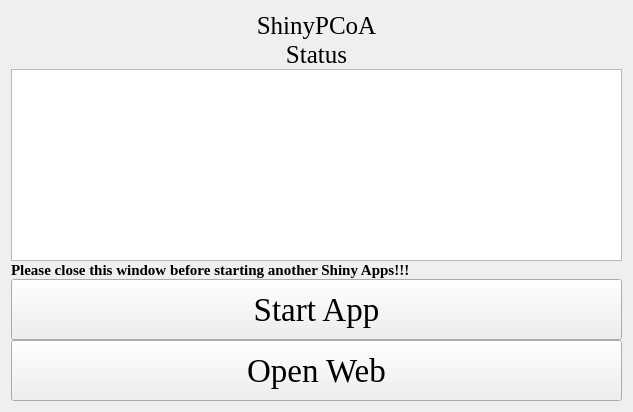
<?xml version="1.0" encoding="UTF-8"?>
<ui version="4.0">
 <class>Form</class>
 <widget class="QWidget" name="Form">
  <property name="geometry">
   <rect>
    <x>0</x>
    <y>0</y>
    <width>633</width>
    <height>412</height>
   </rect>
  </property>
  <property name="windowTitle">
   <string>Form</string>
  </property>
  <property name="styleSheet">
   <string notr="true">background-image: url(D:/tools/Pycharm/pyqt/logo/green_back.png);</string>
  </property>
  <layout class="QGridLayout" name="gridLayout_4">
   <property name="verticalSpacing">
    <number>0</number>
   </property>
   <item row="0" column="0">
    <layout class="QGridLayout" name="gridLayout_5">
     <property name="verticalSpacing">
      <number>0</number>
     </property>
     <item row="0" column="0" colspan="3">
      <widget class="QLabel" name="label">
       <property name="sizePolicy">
        <sizepolicy hsizetype="Preferred" vsizetype="Fixed">
         <horstretch>0</horstretch>
         <verstretch>0</verstretch>
        </sizepolicy>
       </property>
       <property name="font">
        <font>
         <family>Times New Roman</family>
         <pointsize>19</pointsize>
        </font>
       </property>
       <property name="text">
        <string>ShinyPCoA</string>
       </property>
       <property name="alignment">
        <set>Qt::AlignCenter</set>
       </property>
      </widget>
     </item>
     <item row="3" column="0" colspan="3">
      <widget class="QLabel" name="label_4">
       <property name="sizePolicy">
        <sizepolicy hsizetype="Preferred" vsizetype="Fixed">
         <horstretch>0</horstretch>
         <verstretch>0</verstretch>
        </sizepolicy>
       </property>
       <property name="font">
        <font>
         <family>Times New Roman</family>
         <pointsize>19</pointsize>
        </font>
       </property>
       <property name="text">
        <string>Status</string>
       </property>
       <property name="alignment">
        <set>Qt::AlignCenter</set>
       </property>
      </widget>
     </item>
     <item row="5" column="0" rowspan="2" colspan="3">
      <widget class="QTextBrowser" name="textBrowser">
       <property name="styleSheet">
        <string notr="true">background-image: url(D:/Documents/Desktop/white.png)</string>
       </property>
      </widget>
     </item>
     <item row="7" column="0" colspan="3">
      <widget class="QLabel" name="label_3">
       <property name="sizePolicy">
        <sizepolicy hsizetype="Preferred" vsizetype="Fixed">
         <horstretch>0</horstretch>
         <verstretch>0</verstretch>
        </sizepolicy>
       </property>
       <property name="font">
        <font>
         <family>Times New Roman</family>
         <pointsize>11</pointsize>
         <weight>75</weight>
         <bold>true</bold>
        </font>
       </property>
       <property name="text">
        <string>Please close this window before starting another Shiny Apps!!!</string>
       </property>
      </widget>
     </item>
     <item row="8" column="0" colspan="3">
      <widget class="QPushButton" name="pushButton">
       <property name="sizePolicy">
        <sizepolicy hsizetype="Preferred" vsizetype="Preferred">
         <horstretch>0</horstretch>
         <verstretch>0</verstretch>
        </sizepolicy>
       </property>
       <property name="font">
        <font>
         <family>Times New Roman</family>
         <pointsize>25</pointsize>
        </font>
       </property>
       <property name="text">
        <string>Start App</string>
       </property>
      </widget>
     </item>
     <item row="9" column="0" colspan="3">
      <widget class="QPushButton" name="pushButton_2">
       <property name="sizePolicy">
        <sizepolicy hsizetype="Preferred" vsizetype="Preferred">
         <horstretch>0</horstretch>
         <verstretch>0</verstretch>
        </sizepolicy>
       </property>
       <property name="font">
        <font>
         <family>Times New Roman</family>
         <pointsize>25</pointsize>
        </font>
       </property>
       <property name="text">
        <string>Open Web</string>
       </property>
      </widget>
     </item>
    </layout>
   </item>
  </layout>
 </widget>
 <resources/>
 <connections/>
</ui>
